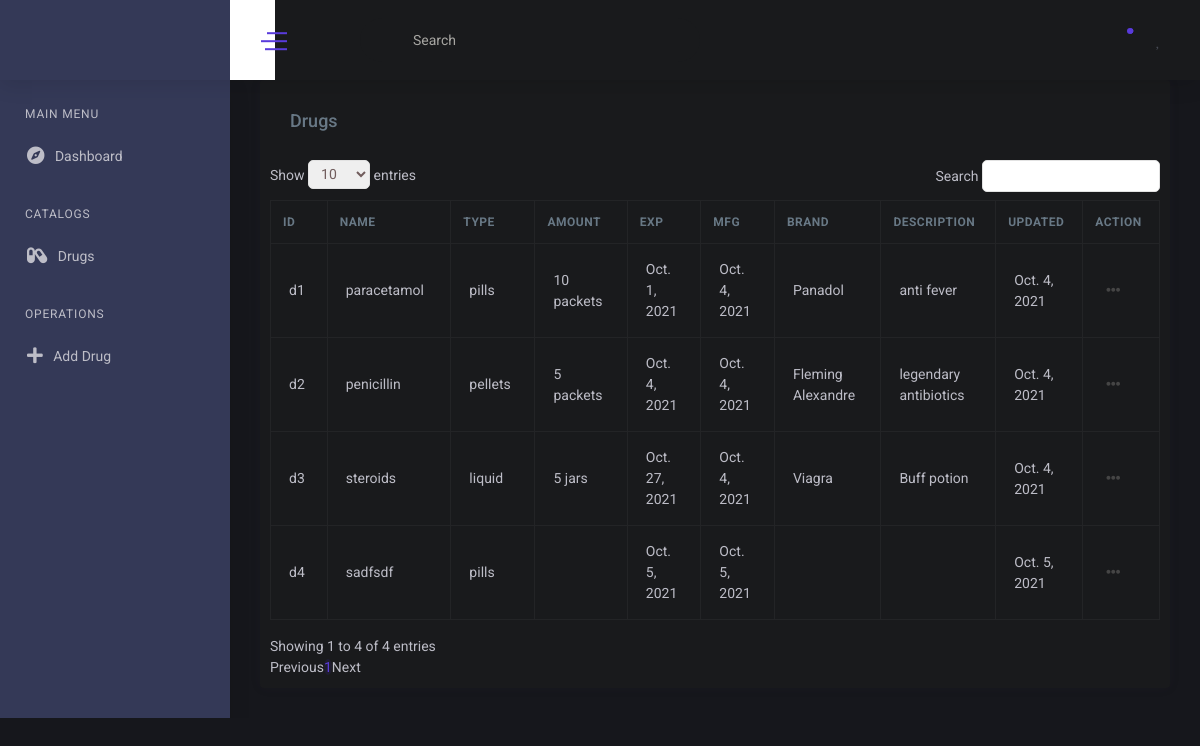
/drugs/drug-list/, run on an earlier commit of the app's database.
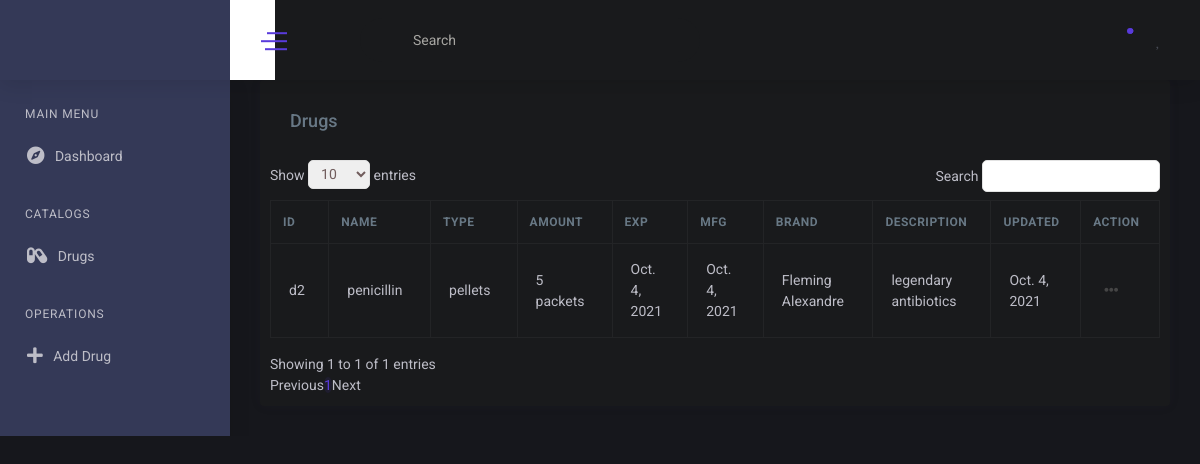
And on a later commit of the database.
### drugs/models.py (models this page shows, shortened)
class Drug(models.Model):
    drug_id = models.CharField(max_length=20, unique=True, error_messages={'unique':"This drug id has already been registered."})
    name = models.CharField(max_length=50)
    drug_type = models.CharField(max_length=20, choices=drug_types_list, default='pills', blank=True, null=True)
    amount = models.CharField(max_length=20, blank=True, null=True)
    exp = models.DateField(auto_now_add=True, blank=True, null=True)
    mfg = models.DateField(auto_now_add=True, blank=True, null=True)
    brand = models.CharField(max_length=50, blank=True, null=True)
    description = models.TextField(blank=True, null=True)
    updated_date = models.DateField(auto_now_add=True, blank=True, null=True)

### drugs/views.py (the view)
# urls.py: path('drug-list/', DrugListView.as_view(), name='drug-list'),
class DrugListView(ListView):
    model = Drug
    template_name = 'drugs/drug_list.html'
    context_object_name = 'drug'

### templates/drugs/drug_list.html (shortened to what this page needs)
{% extends 'base/base.html' %}
{% block content %}
<div class="drugs">
    <div class="row">
        <div class="col-xl-12">
            <div class="card">
                <div class="card-body">
                    <h4 class="box-title">Drugs</h4>
                </div>
                <div class="card-body--">
                    <div class="table-stats order-table ov-h">
                        <table id="bootstrapdatatable" class="table">
                            <thead>
                                <tr>
                                    <th>ID</th>
                                    <th>Name</th>
                                    <th>Type</th> {% comment %}Liquid/Pills/Tablets{% endcomment %}
                                    <th>Amount</th>
                                    <th>EXP</th>
                                    <th>MFG</th>
                                    <th>Brand</th>
                                    <th>Description</th>
                                    <th>Updated</th>
                                    <th>Action</th>
                                </tr>
                            </thead>
                            <tbody>
                                {% if drug %}
                                {% for drug in drug %}
                                <tr>
                                    <td>{{ drug.drug_id }}</td>
                                    <td>{{ drug.name }}</td>
                                    <td>{{ drug.drug_type }}</td>
                                    <td>{{ drug.amount }}</td>
                                    <td>{{ drug.exp }}</td>
                                    <td>{{ drug.mfg }}</td>
                                    <td>{{ drug.brand }}</td>
                                    <td>{{ drug.description }}</td>
                                    <td>{{ drug.updated_date }}</td>
                                    <td>
                                        <div class="btn-group">
                                            <button class="btn btn-link text-dark m-1 p-0" data-toggle="dropdown" aria-haspopup="true" aria-expanded="false">
                                                <span class="">
                                                    <span id="action-button" class="fas fa-ellipsis-h icon-dark"></span>
                                                </span>
                                            </button>
                                        </div>
                                    </td>
                                </tr>
                                {% endfor %}
                                {% else %}
                                    <tr><td>No Drug Data</td></tr>
                                {% endif %}
                            </tbody>
                        </table>
                    </div>
                </div>
            </div>
        </div>
    </div>
</div>
{% endblock content %}

### templates/base/base.html (shortened to what this page needs)
{% load static %}
<!DOCTYPE html>
<html lang="en">
<head>
    <link rel="stylesheet" href="https://pro.fontawesome.com/releases/v5.10.0/css/all.css"/>
    <link href="{% static './css/style.css' %}" rel="stylesheet">
</head>
<body>
<div id="main-wrapper">
    {% include 'base/nav_header.html' %}
    {% include 'base/header.html' %}
    {% include 'base/quixnav.html' %}
    <div class="content-body">
        <div class="container-fluid">
            {% block content %}{% endblock content %}
        </div>
    </div>
</div>
</body>
</html>

### templates/base/nav_header.html (shortened to what this page needs)
<div class="nav-header">
    <a href="{% url 'dashboard' %}" class="brand-logo">
    </a>
    <div class="nav-control">
        <div class="hamburger">
            <span class="line"></span><span class="line"></span><span class="line"></span>
        </div>
    </div>
</div>

### templates/base/header.html (shortened to what this page needs)
<div class="header">
    <div class="header-content">
        <nav class="navbar navbar-expand">
            <div class="collapse navbar-collapse justify-content-between">
                <div class="header-left">
                    <div class="search_bar dropdown">
                        <span id="magnifier-icon-container" class="search_icon p-3 c-pointer" data-toggle="dropdown">
                            <i class="mdi mdi-magnify icon-search"></i>
                        </span>
                        <div class="dropdown-menu p-0 m-0">
                            <form>
                                <input id="main-search-field" class="form-control" type="search" placeholder="Search" aria-label="Search">
                            </form>
                        </div>
                    </div>
                </div>
                <ul class="navbar-nav header-right">
                    <li class="nav-item dropdown notification_dropdown">
                        <a class="nav-link" href="#" role="button" data-toggle="dropdown">
                            <i class="mdi mdi-bell"></i>
                            <div class="pulse-css"></div>
                        </a>
                    </li>
                    <li class="nav-item dropdown header-profile">
                        <a class="nav-link" href="#" role="button" data-toggle="dropdown">
                            <i class="mdi mdi-account"></i>
                        </a>
                    </li>
                </ul>
            </div>
        </nav>
    </div>
</div>

### templates/base/quixnav.html (shortened to what this page needs)
<div class="quixnav">
    <div class="quixnav-scroll">
        <ul class="metismenu" id="menu">
            <li class="nav-label first">Main Menu</li>
            <li>
                <a href="{% url 'dashboard' %}" aria-expanded="false"><i class="fas fa-compass"></i>
                    <span class="nav-text">Dashboard</span>
                </a>
            </li>
            <li class="nav-label">Catalogs</li>
            <li>
                <a href="{% url 'drug-list' %}" aria-expanded="false"><i class="fas fa-capsules"></i>
                    <span class="nav-text">Drugs</span>
                </a>
            </li>
            <li class="nav-label">Operations</li>
            <li>
                <a href="{% url 'add-drug' %}" aria-expanded="false"><i class="fas fa-plus"></i>
                    <span class="nav-text">Add Drug</span>
                </a>
            </li>
        </ul>
    </div>
</div>

### templates/base/base.html (style rules this page uses)
body { background-color: #16171c; }
.card { background-color: #191a1c; }
.header-content { background-color: #191a1c; }
#main-search-field { background-color: #191a1c !important; }
#main-search-field::placeholder { color: #a7a6a2 !important; }
i.icon-search { color: #a7a6a2 !important; }
#magnifier-icon-container { background-color: #191a1c !important; }
.table, th, td { border: 1px inset #232426 !important; }
.table thead tr th { color: #687885; font-weight: bold; }
.box-title { color:#687885; }
.form-control { color: #a7a6a2 !important; }
.card { padding: 10px 10px 10px 10px; }

What changed in the data, as far as the page shows it:
removed Drug: drug_id "d1", name "paracetamol", drug_type "pills", amount "10 packets", exp "Oct. 1, 2021", mfg "Oct. 4, 2021", brand "Panadol", description "anti fever", updated_date "Oct. 4, 2021"
removed Drug: drug_id "d3", name "steroids", drug_type "liquid", amount "5 jars", exp "Oct. 27, 2021", mfg "Oct. 4, 2021", brand "Viagra", description "Buff potion", updated_date "Oct. 4, 2021"
removed Drug: drug_id "d4", name "sadfsdf", drug_type "pills", exp "Oct. 5, 2021", mfg "Oct. 5, 2021", updated_date "Oct. 5, 2021"
Also different on the page:
text written by a page script: "Search Show entries Showing 1 to 4 of 4 entries Previous 1 Next" → "Search Show entries Showing 1 to 1 of 1 entries Previous 1 Next"
